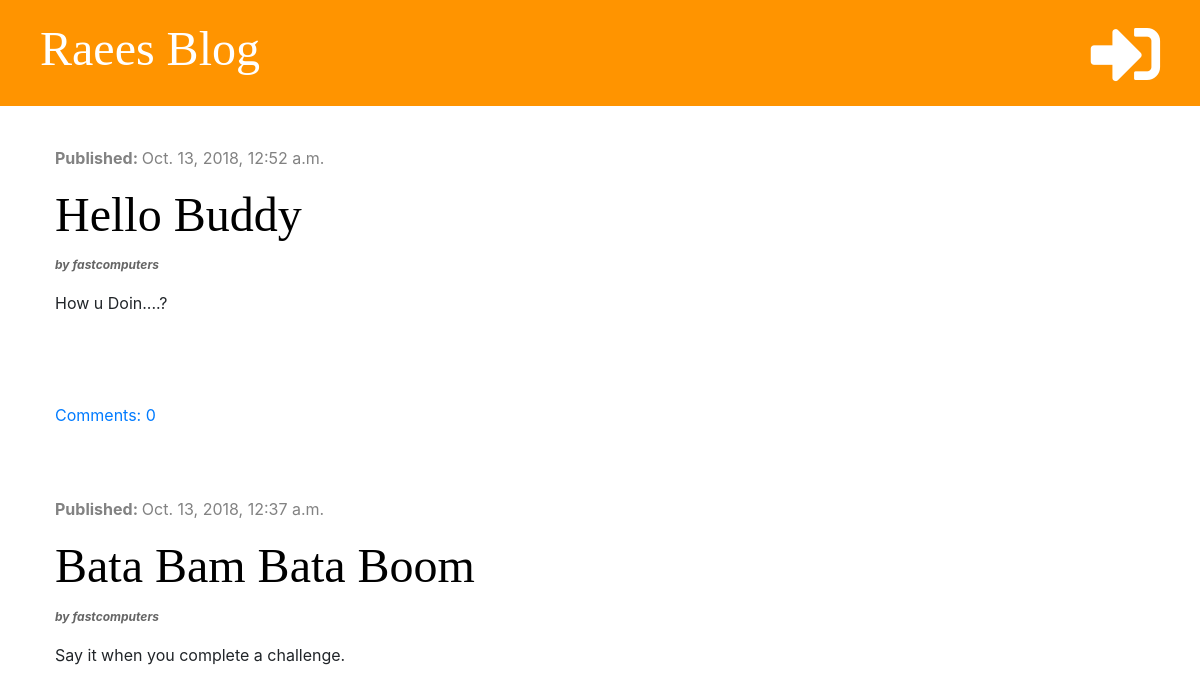
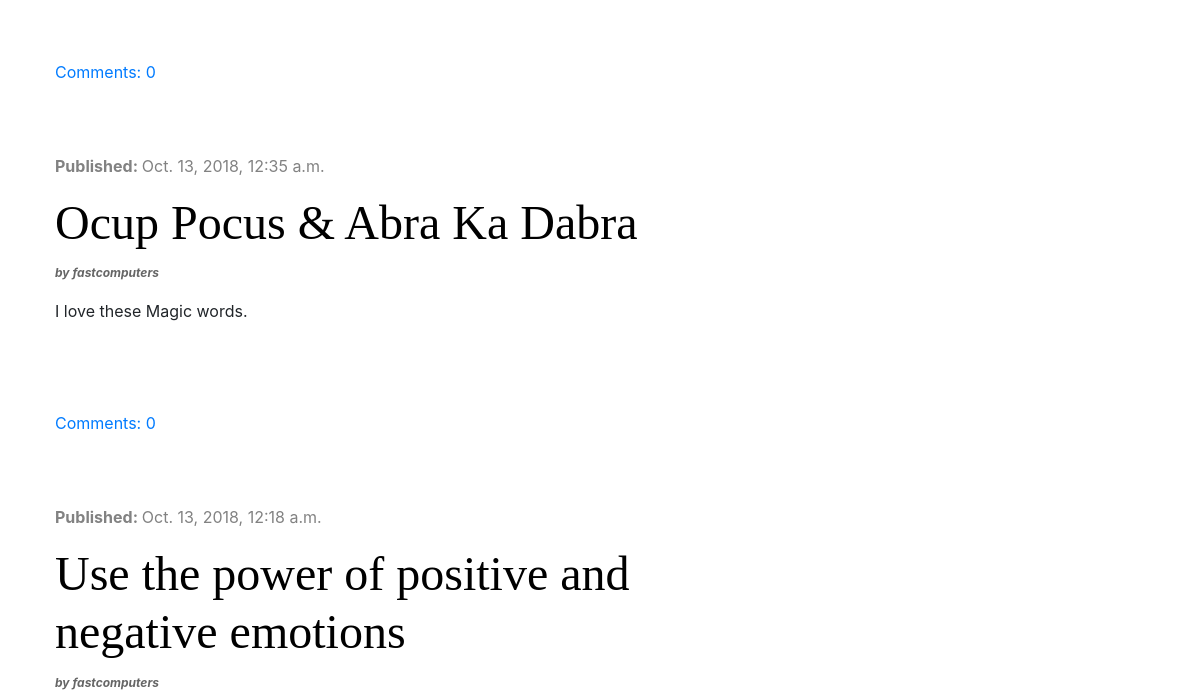
The app's page / (upper part), older data (2 pictures, top to bottom).
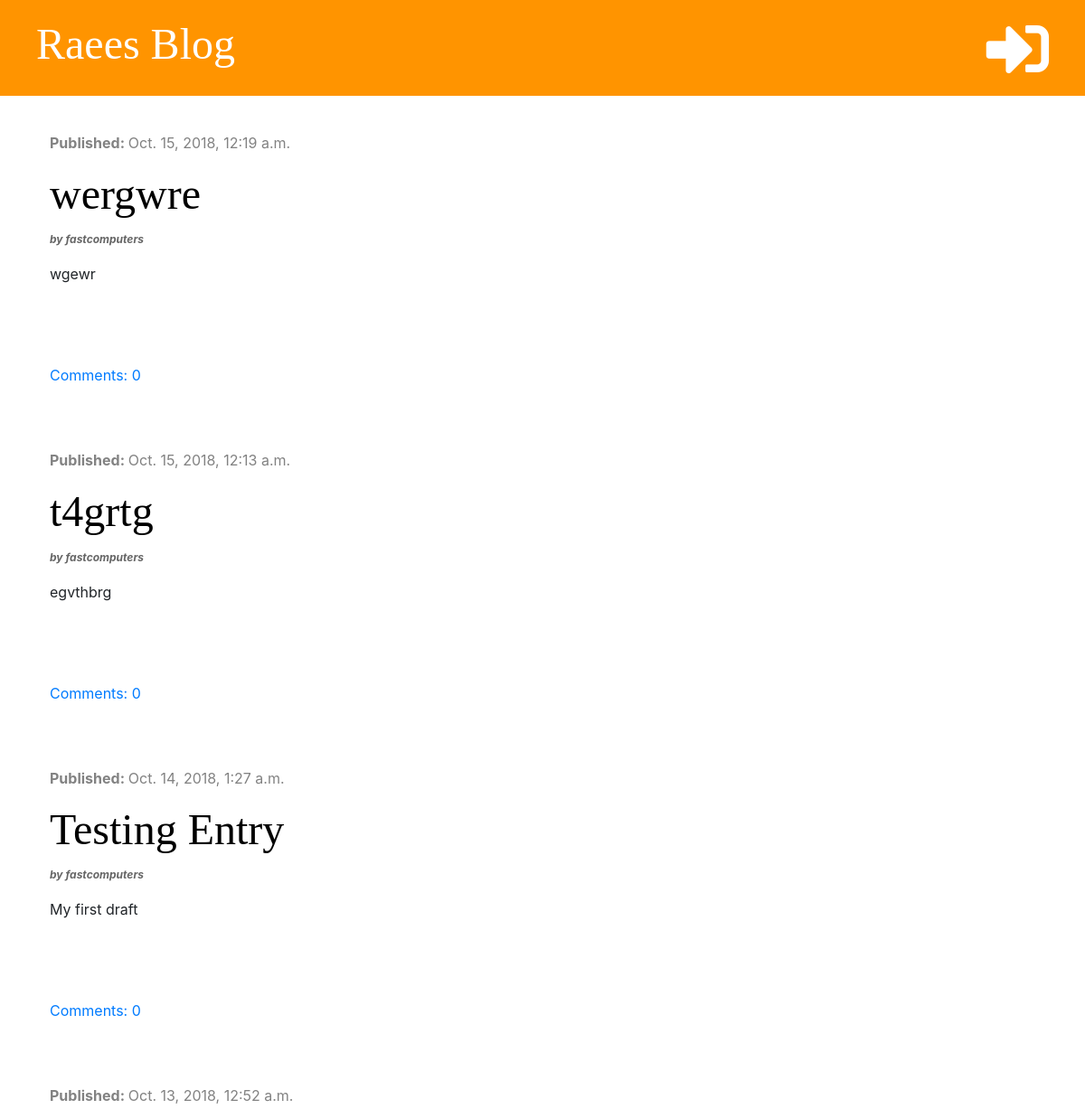
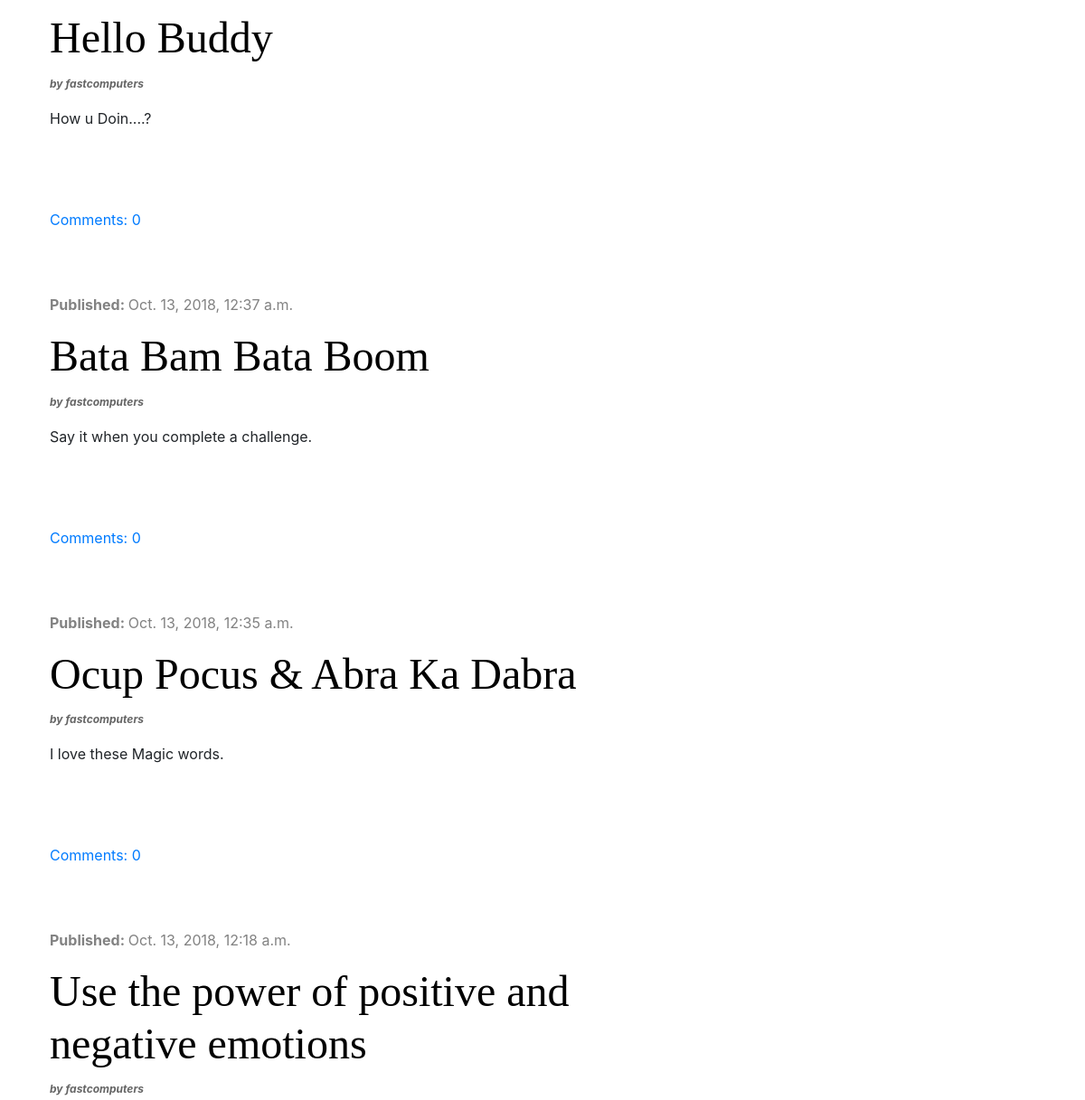
The same page, newer data (2 pictures, top to bottom).
### blog/models.py (models this page shows, shortened)
class Post(models.Model):
    author = models.ForeignKey('auth.User', on_delete=models.CASCADE)
    title = models.CharField(max_length=200)
    text = models.TextField()
    created_date = models.DateTimeField(default=timezone.now)
    published_date = models.DateTimeField(blank=True, null=True)
    def approved_comments(self):
        return self.comments.filter(approved=True)

### blog/views.py (the view)
# urls.py: path('', views.post_list, name='post_list'),
def post_list(request):
    posts = Post.objects.filter(published_date__lte=timezone.now()).order_by('-published_date')
    stuff_for_frontend = {'posts': posts}
    return render(request, 'blog/post_list.html', stuff_for_frontend)

### blog/templates/blog/post_list.html (shortened to what this page needs)
{% extends 'blog/base.html' %}
{% block content %}
    {% for post in posts %}
        <div class="post">
            <div class="date">
                <p><strong>Published: </strong>{{ post.published_date }}</p>
            </div>
            <p><h2><a href="{% url 'post_detail' pk=post.pk %}">{{ post.title }}</a></h2> <strong><i style="font-size:12px;color:#666;margin:0 0 10px"> by {{ post.author }}</i></strong></p>
            <p>{{ post.text|linebreaksbr }}</p><br><br><br>
            <a href="{% url 'post_detail' pk=post.pk %}">Comments: {{ post.approved_comments.count }}</a>
        </div>
    {% endfor %}
{% endblock %}

### blog/templates/blog/base.html (shortened to what this page needs)
{% load staticfiles %}
<!DOCTYPE html>
<html lang="en">
<head>
    <link rel="stylesheet" href="https://stackpath.bootstrapcdn.com/bootstrap/4.1.3/css/bootstrap.min.css">
    <link rel="stylesheet" href="{% static 'css/blog.css' %}">
    <link rel="stylesheet" href="https://use.fontawesome.com/releases/v5.4.1/css/all.css">
</head>
<body>
<div class="page-header">
    {% if user.is_authenticated %}
        <a href="{% url 'post_draft_list' %}" class="top-menu"><i class="fab fa-firstdraft fa-2x"></i></a>
        <a href="{% url 'post_new' %}" class="top-menu"><i class="fas fa-plus fa-2x"></i></a>
        <p class="top-menu">Hello {{ user.username }} <small><a href="{% url 'logout' %}">Logout</a></small> </p>
    {% else %}
        <a href="{% url 'login' %}" class="top-menu"><i class="fas fa-sign-in-alt fa-2x"></i></a>
    {% endif %}
    <h1><a href="/">Raees Blog</a></h1>
</div>
<div class="content container">
    <div class="row">
        <div class="col-md-8">
            {% block content %}
            {% endblock %}
        </div>
    </div>
</div>
</body>
</html>

### blog/static/css/blog.css (style rules this page uses)
.page-header { background-color: #ff9400; margin-top: 0; padding: 20px 20px 20px 40px; }
.page-header h1, .page-header h1 a { color: #ffffff; font-size: 36pt; text-decoration: none; }
.content { margin: 40px; }
h1, h2, h3, h4 { font-family: 'Tangerine', 'Inconsolata', 'Droid Sans', serif; font-size: 48px; }
.date { color: #828282; }
.post { margin-bottom: 70px; }
.post h2 a { color: #000000; }
.top-menu { color: #ffffff; float: right; font-size: 26pt; margin-right: 20px; }

Row changes from the older to the newer data that the page shows:
added Post: published_date "Oct. 15, 2018, 12:19 a.m.", title "wergwre", author "fastcomputers", text "wgewr", approved_comments.count "0"
added Post: published_date "Oct. 15, 2018, 12:13 a.m.", title "t4grtg", author "fastcomputers", text "egvthbrg", approved_comments.count "0"
added Post: published_date "Oct. 14, 2018, 1:27 a.m.", title "Testing Entry", author "fastcomputers", text "My first draft", approved_comments.count "0"
